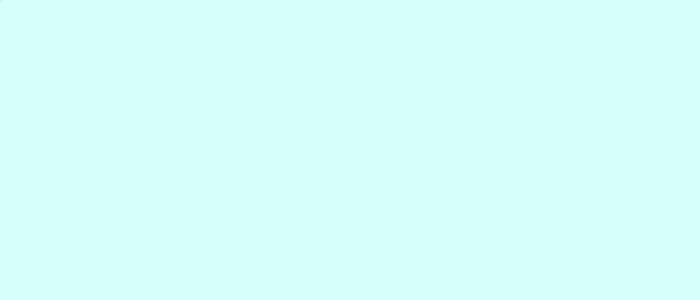
Frame 1 (no input)
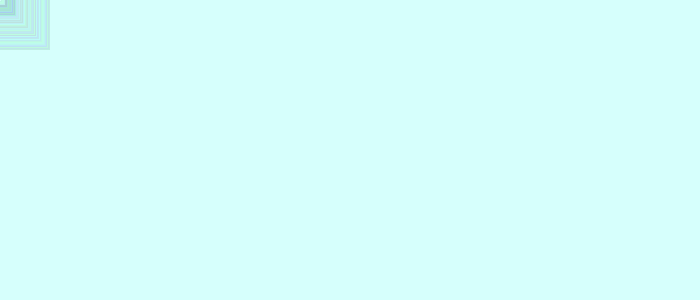
Frame 60 (the mouse pressed at the canvas centre just before this capture)
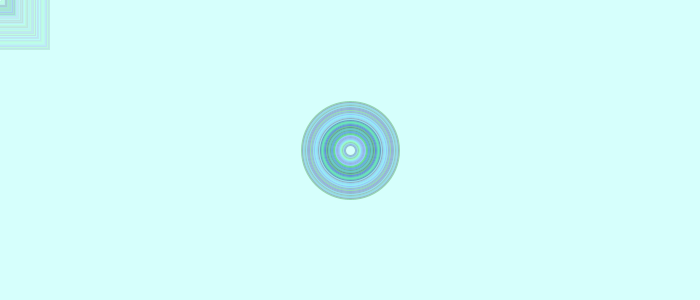
Frame 120 (the mouse held since frame 60 and released just before this capture)

The Processing sketch that drew these frames (run headless with seeded random() and noise(); from frame 60 on, the mouse is pressed at the canvas centre):

// Processing sketch: processing_172245
// ── processing_172245.pde

int count;
 
void setup() 
{ 
  background(214,255,252);
  size(700, 300);
  
  rectMode(CENTER);
  int count = 10;
}
 
void draw() 
{
  //background(214,255,252);
  stroke(0, random(255), random(255), 30);
  noFill();
  
  count += 2;
if(count == 100)
  {
  count= 10;
  }
  
  
  if(mousePressed == true) 
  { 
    stroke(0, random(255), random(255), 80);
    ellipse(mouseX, mouseY, count, count);  
  }
  else 
  {
    rect(mouseX, mouseY, count, count);    
  }
}
